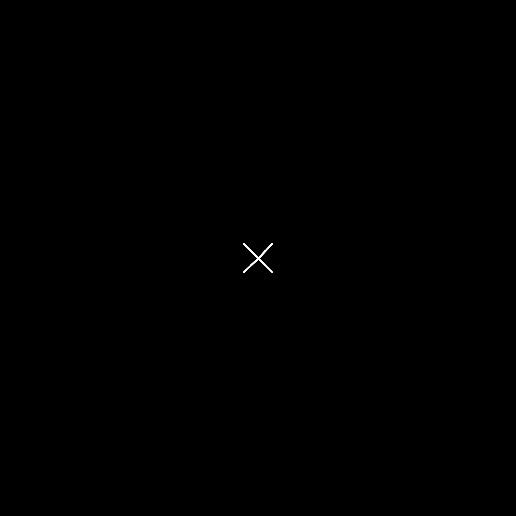
Frame 1 (no input)
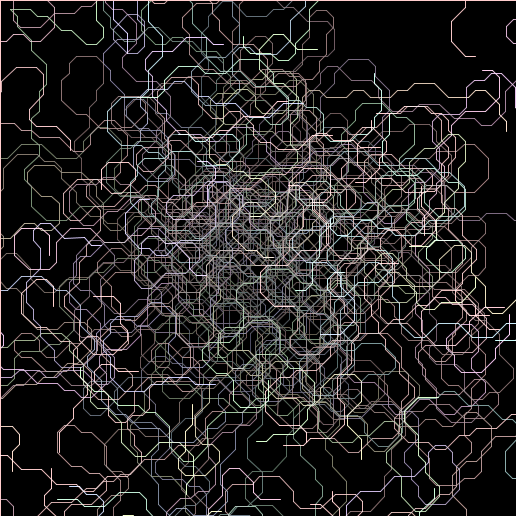
Frame 60 (the mouse pressed at the canvas centre just before this capture)
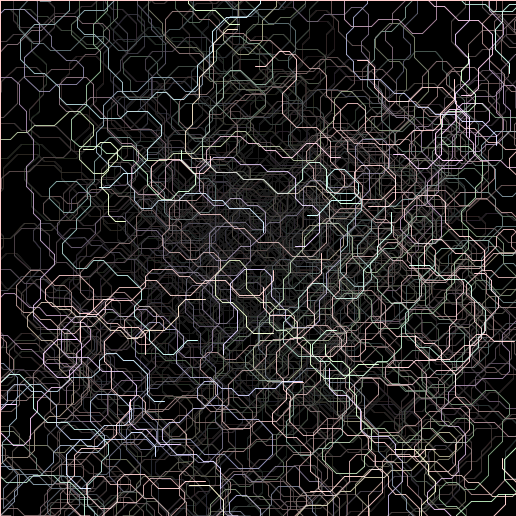
Frame 120 (the mouse held since frame 60 and released just before this capture)

The Processing sketch that drew these frames (run headless with seeded random() and noise(); from frame 60 on, the mouse is pressed at the canvas centre):

// Processing sketch: sketch_200211b
// ── sketch_200211b.pde
float widthHerf, heightHerf, maxLen;
float points[][] = new float[100][4];
float lineLen = 10;
float maxLineLenRate = 3;
float radiusRate = 0.5;
float blur = 5;

void setup() {
  size(516, 516);
  background(0);
  smooth();
  colorMode(HSB);

  widthHerf = width / 2;
  heightHerf = height / 2;
  maxLen = sqrt(pow(widthHerf, 2) + pow(heightHerf, 2));

  for (int i = 0; points.length > i; i++) {
    int axis = int(random(2));
    float len = (int(random(2))*2-1) * lineLen * int(random(1, maxLineLenRate));
    points[i][0] = 0; // x1
    points[i][1] = 0; // y1
    points[i][2] = axis == 0 ? len : 0; // x2
    points[i][3] = axis == 1 ? len : 0; // y2
  }
}

void draw() {
  blendMode(BLEND);
  fill(0, blur);
  rect(0, 0, width, height);

  blendMode(SCREEN);

  translate(widthHerf, heightHerf);
  rotate(HALF_PI / 2);

  for (int i = 0; points.length > i; i++) {
    PVector p1 = new PVector(points[i][0], points[i][1]);
    PVector p2 = new PVector(points[i][2], points[i][3]);

    stroke(360 * (float(i) / points.length), 50, 255);
    line(p1.x, p1.y, p2.x, p2.y);

    points[i][0] = p2.x;
    points[i][1] = p2.y;

    PVector dir = new PVector(p2.x - p1.x, p2.y - p1.y).normalize();
    float len = lineLen * int(random(1, maxLineLenRate));

    float root = (int(random(2))*2-1);
    dir.rotate(HALF_PI * radiusRate * root);
    p2.add(dir.mult(len));

    if (p2.x < -maxLen || maxLen < p2.x || p2.y < -maxLen || maxLen < p2.y) {
      p2.sub(dir.mult(2));
    }

    points[i][2] = p2.x;
    points[i][3] = p2.y;
  }
}
